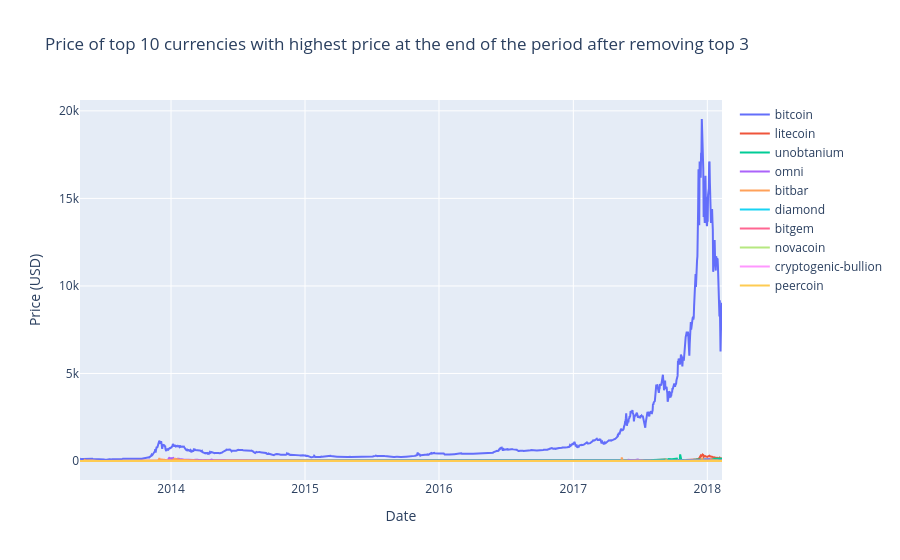

The cell this chart's notebook holds for it:
### Markdown cell above
# 4- Clean up data from artifacts

### Code cell
# delete the top 3 currencies with highest price at the end of the period and plot the rest of the currencies
n_currencies = df['Currency'].nunique()
latest_prices = df.groupby('Currency')['Price'].last()
top_currencies = latest_prices.sort_values(ascending=False).head(3).index
df = df[~df['Currency'].isin(top_currencies)]

#delete  currencies with price <0.01 at the end date of the period
df = df.sort_values(['Currency', 'Date'])
last_prices = (
    df
    .groupby('Currency')
    .last()              # last row per currency (after sorting)
    .reset_index()
)
valid_currencies = last_prices[last_prices['Price'] >= 0.01]['Currency']
df = df[df['Currency'].isin(valid_currencies)]

n_currencies_after_deletion = df['Currency'].nunique()
print(f"Number of deleted currencies after deleting price <0.01: {n_currencies-n_currencies_after_deletion}")

#delete currencies that started trading after 2014-01-01
df['Date'] = pd.to_datetime(df['Date'])
df = df.sort_values(['Currency', 'Date'])
first_dates = (
    df
    .groupby('Currency')['Date']
    .min()
    .reset_index(name='start_date')
)

cutoff = pd.Timestamp('2014-01-01')
valid_currencies = first_dates[first_dates['start_date'] <= cutoff]['Currency']
df = df[df['Currency'].isin(valid_currencies)]
#print the number of deleted currencies after deleting those that started trading after 2015-01-01
n_currencies_after_deletion = df['Currency'].nunique()
print(f"Number of deleted currencies after deleting those that started trading after 2014-01-01: {n_currencies-n_currencies_after_deletion}")
print(f"Number of remaining currencies after cleaning: {df['Currency'].nunique()}")


#plot top 10 currencies with highest price at the end of the period in df
latest_prices_filtered = df.groupby('Currency')['Price'].last()    
top_currencies_filtered = latest_prices_filtered.sort_values(ascending=False).head(10).index
data = []
for currency in top_currencies_filtered:
    currency_df = df[df['Currency'] == currency]
    if not currency_df.empty:
        data.append(go.Scatter(
            x=currency_df['Date'],
            y=currency_df['Price'],
            mode='lines',
            name=currency
        ))
layout = go.Layout(
    title=f"Price of top 10 currencies with highest price at the end of the period after removing top 3",
    xaxis=dict(title='Date'),
    yaxis=dict(title='Price (USD)'),
)
py.iplot(dict(data=data, layout=layout), filename='basic-line')

### Figure 1 — Plotly figure (JSON) as saved in the notebook; plotly's stock layout.template omitted (floating-point values rounded to 4 significant figures; data arrays with more than 128 entries replaced by an {"elided": "..."} marker saying what was removed)
{"data": [{"mode": "lines", "name": "bitcoin", "type": "scatter", "x": {"elided": "1733 str values"}, "y": {"elided": "1733 float values"}}, {"mode": "lines", "name": "litecoin", "type": "scatter", "x": {"elided": "1735 str values"}, "y": {"elided": "1735 float values"}}, {"mode": "lines", "name": "unobtanium", "type": "scatter", "x": {"elided": "1496 str values"}, "y": {"elided": "1496 float values"}}, {"mode": "lines", "name": "omni", "type": "scatter", "x": {"elided": "1457 str values"}, "y": {"elided": "1457 float values"}}, {"mode": "lines", "name": "bitbar", "type": "scatter", "x": {"elided": "1691 str values"}, "y": {"elided": "1691 float values"}}, {"mode": "lines", "name": "diamond", "type": "scatter", "x": {"elided": "1488 str values"}, "y": {"elided": "1488 float values"}}, {"mode": "lines", "name": "bitgem", "type": "scatter", "x": {"elided": "1135 str values"}, "y": {"elided": "1135 float values"}}, {"mode": "lines", "name": "novacoin", "type": "scatter", "x": {"elided": "1727 str values"}, "y": {"elided": "1727 float values"}}, {"mode": "lines", "name": "cryptogenic-bullion", "type": "scatter", "x": {"elided": "1591 str values"}, "y": {"elided": "1591 float values"}}, {"mode": "lines", "name": "peercoin", "type": "scatter", "x": {"elided": "1726 str values"}, "y": {"elided": "1726 float values"}}], "layout": {"title": {"text": "Price of top 10 currencies with highest price at the end of the period after removing top 3"}, "xaxis": {"title": {"text": "Date"}}, "yaxis": {"title": {"text": "Price (USD)"}}}}
